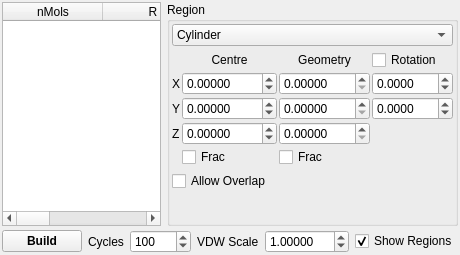
<ui version="4.0" >
 <class>DisorderDialog</class>
 <widget class="QDialog" name="DisorderDialog" >
  <property name="geometry" >
   <rect>
    <x>0</x>
    <y>0</y>
    <width>448</width>
    <height>255</height>
   </rect>
  </property>
  <property name="windowTitle" >
   <string>Disordered Builder</string>
  </property>
  <property name="windowIcon" >
   <iconset resource="icons.qrc" >
    <normaloff>:/stackicons/icons/stack_disorder.svg</normaloff>:/stackicons/icons/stack_disorder.svg</iconset>
  </property>
  <layout class="QVBoxLayout" >
   <property name="spacing" >
    <number>4</number>
   </property>
   <property name="margin" >
    <number>2</number>
   </property>
   <item>
    <layout class="QHBoxLayout" >
     <property name="spacing" >
      <number>6</number>
     </property>
     <property name="margin" >
      <number>0</number>
     </property>
     <item>
      <widget class="QTableWidget" name="ComponentTable" >
       <property name="editTriggers" >
        <set>QAbstractItemView::AnyKeyPressed|QAbstractItemView::DoubleClicked|QAbstractItemView::EditKeyPressed</set>
       </property>
       <property name="selectionMode" >
        <enum>QAbstractItemView::SingleSelection</enum>
       </property>
       <property name="selectionBehavior" >
        <enum>QAbstractItemView::SelectRows</enum>
       </property>
       <column>
        <property name="text" >
         <string>nMols</string>
        </property>
       </column>
       <column>
        <property name="text" >
         <string>R</string>
        </property>
       </column>
       <column>
        <property name="text" >
         <string>T</string>
        </property>
       </column>
       <column>
        <property name="text" >
         <string>Model</string>
        </property>
       </column>
      </widget>
     </item>
     <item>
      <widget class="QGroupBox" name="ComponentRegionGroup" >
       <property name="title" >
        <string>Region</string>
       </property>
       <layout class="QVBoxLayout" >
        <property name="spacing" >
         <number>4</number>
        </property>
        <property name="margin" >
         <number>2</number>
        </property>
        <item>
         <widget class="QComboBox" name="ComponentRegionCombo" >
          <property name="sizePolicy" >
           <sizepolicy vsizetype="Fixed" hsizetype="Expanding" >
            <horstretch>0</horstretch>
            <verstretch>0</verstretch>
           </sizepolicy>
          </property>
          <property name="currentIndex" >
           <number>3</number>
          </property>
          <item>
           <property name="text" >
            <string>Cell</string>
           </property>
          </item>
          <item>
           <property name="text" >
            <string>Cuboid</string>
           </property>
          </item>
          <item>
           <property name="text" >
            <string>Spheroid</string>
           </property>
          </item>
          <item>
           <property name="text" >
            <string>Cylinder</string>
           </property>
          </item>
         </widget>
        </item>
        <item>
         <layout class="QGridLayout" >
          <property name="margin" >
           <number>0</number>
          </property>
          <property name="spacing" >
           <number>2</number>
          </property>
          <item row="2" column="1" >
           <widget class="QDoubleSpinBox" name="CentreYSpin" >
            <property name="sizePolicy" >
             <sizepolicy vsizetype="Fixed" hsizetype="Expanding" >
              <horstretch>0</horstretch>
              <verstretch>0</verstretch>
             </sizepolicy>
            </property>
            <property name="decimals" >
             <number>5</number>
            </property>
            <property name="minimum" >
             <double>-1000.000000000000000</double>
            </property>
            <property name="maximum" >
             <double>1000.000000000000000</double>
            </property>
           </widget>
          </item>
          <item row="4" column="1" >
           <widget class="QCheckBox" name="CentreFracCheck" >
            <property name="text" >
             <string>Frac</string>
            </property>
           </widget>
          </item>
          <item row="1" column="1" >
           <widget class="QDoubleSpinBox" name="CentreXSpin" >
            <property name="sizePolicy" >
             <sizepolicy vsizetype="Fixed" hsizetype="Expanding" >
              <horstretch>0</horstretch>
              <verstretch>0</verstretch>
             </sizepolicy>
            </property>
            <property name="decimals" >
             <number>5</number>
            </property>
            <property name="minimum" >
             <double>-1000.000000000000000</double>
            </property>
            <property name="maximum" >
             <double>1000.000000000000000</double>
            </property>
           </widget>
          </item>
          <item row="2" column="0" >
           <widget class="QLabel" name="label_24" >
            <property name="sizePolicy" >
             <sizepolicy vsizetype="Preferred" hsizetype="Minimum" >
              <horstretch>0</horstretch>
              <verstretch>0</verstretch>
             </sizepolicy>
            </property>
            <property name="text" >
             <string>Y</string>
            </property>
           </widget>
          </item>
          <item row="3" column="1" >
           <widget class="QDoubleSpinBox" name="CentreZSpin" >
            <property name="sizePolicy" >
             <sizepolicy vsizetype="Fixed" hsizetype="Expanding" >
              <horstretch>0</horstretch>
              <verstretch>0</verstretch>
             </sizepolicy>
            </property>
            <property name="decimals" >
             <number>5</number>
            </property>
            <property name="minimum" >
             <double>-1000.000000000000000</double>
            </property>
            <property name="maximum" >
             <double>1000.000000000000000</double>
            </property>
           </widget>
          </item>
          <item row="1" column="2" >
           <widget class="QDoubleSpinBox" name="GeometryXSpin" >
            <property name="sizePolicy" >
             <sizepolicy vsizetype="Fixed" hsizetype="Expanding" >
              <horstretch>0</horstretch>
              <verstretch>0</verstretch>
             </sizepolicy>
            </property>
            <property name="decimals" >
             <number>5</number>
            </property>
            <property name="maximum" >
             <double>2000.000000000000000</double>
            </property>
           </widget>
          </item>
          <item row="3" column="2" >
           <widget class="QDoubleSpinBox" name="GeometryZSpin" >
            <property name="sizePolicy" >
             <sizepolicy vsizetype="Fixed" hsizetype="Expanding" >
              <horstretch>0</horstretch>
              <verstretch>0</verstretch>
             </sizepolicy>
            </property>
            <property name="decimals" >
             <number>5</number>
            </property>
            <property name="maximum" >
             <double>2000.000000000000000</double>
            </property>
           </widget>
          </item>
          <item row="0" column="2" >
           <widget class="QLabel" name="label344_2" >
            <property name="sizePolicy" >
             <sizepolicy vsizetype="Preferred" hsizetype="Minimum" >
              <horstretch>0</horstretch>
              <verstretch>0</verstretch>
             </sizepolicy>
            </property>
            <property name="text" >
             <string>Geometry</string>
            </property>
            <property name="alignment" >
             <set>Qt::AlignCenter</set>
            </property>
           </widget>
          </item>
          <item row="4" column="2" >
           <widget class="QCheckBox" name="GeometryFracCheck" >
            <property name="text" >
             <string>Frac</string>
            </property>
           </widget>
          </item>
          <item row="0" column="1" >
           <widget class="QLabel" name="label344" >
            <property name="sizePolicy" >
             <sizepolicy vsizetype="Preferred" hsizetype="Minimum" >
              <horstretch>0</horstretch>
              <verstretch>0</verstretch>
             </sizepolicy>
            </property>
            <property name="text" >
             <string>Centre</string>
            </property>
            <property name="alignment" >
             <set>Qt::AlignCenter</set>
            </property>
           </widget>
          </item>
          <item row="2" column="2" >
           <widget class="QDoubleSpinBox" name="GeometryYSpin" >
            <property name="sizePolicy" >
             <sizepolicy vsizetype="Fixed" hsizetype="Expanding" >
              <horstretch>0</horstretch>
              <verstretch>0</verstretch>
             </sizepolicy>
            </property>
            <property name="decimals" >
             <number>5</number>
            </property>
            <property name="maximum" >
             <double>2000.000000000000000</double>
            </property>
           </widget>
          </item>
          <item row="1" column="0" >
           <widget class="QLabel" name="label_23" >
            <property name="sizePolicy" >
             <sizepolicy vsizetype="Preferred" hsizetype="Minimum" >
              <horstretch>0</horstretch>
              <verstretch>0</verstretch>
             </sizepolicy>
            </property>
            <property name="text" >
             <string>X</string>
            </property>
           </widget>
          </item>
          <item row="3" column="0" >
           <widget class="QLabel" name="label_25" >
            <property name="sizePolicy" >
             <sizepolicy vsizetype="Preferred" hsizetype="Minimum" >
              <horstretch>0</horstretch>
              <verstretch>0</verstretch>
             </sizepolicy>
            </property>
            <property name="text" >
             <string>Z</string>
            </property>
            <property name="scaledContents" >
             <bool>false</bool>
            </property>
           </widget>
          </item>
          <item row="1" column="3" >
           <widget class="QDoubleSpinBox" name="RotationXSpin" >
            <property name="decimals" >
             <number>4</number>
            </property>
            <property name="minimum" >
             <double>-180.000000000000000</double>
            </property>
            <property name="maximum" >
             <double>180.000000000000000</double>
            </property>
           </widget>
          </item>
          <item row="2" column="3" >
           <widget class="QDoubleSpinBox" name="RotationYSpin" >
            <property name="decimals" >
             <number>4</number>
            </property>
            <property name="minimum" >
             <double>-180.000000000000000</double>
            </property>
            <property name="maximum" >
             <double>180.000000000000000</double>
            </property>
           </widget>
          </item>
          <item row="0" column="3" >
           <widget class="QCheckBox" name="RotationCheck" >
            <property name="text" >
             <string>Rotation</string>
            </property>
           </widget>
          </item>
         </layout>
        </item>
        <item>
         <widget class="QCheckBox" name="AllowOverlapCheck" >
          <property name="text" >
           <string>Allow Overlap</string>
          </property>
         </widget>
        </item>
        <item>
         <spacer>
          <property name="orientation" >
           <enum>Qt::Vertical</enum>
          </property>
          <property name="sizeHint" stdset="0" >
           <size>
            <width>20</width>
            <height>40</height>
           </size>
          </property>
         </spacer>
        </item>
       </layout>
      </widget>
     </item>
    </layout>
   </item>
   <item>
    <layout class="QHBoxLayout" >
     <property name="spacing" >
      <number>6</number>
     </property>
     <property name="margin" >
      <number>0</number>
     </property>
     <item>
      <widget class="QPushButton" name="DisorderStartButton" >
       <property name="sizePolicy" >
        <sizepolicy vsizetype="Fixed" hsizetype="Expanding" >
         <horstretch>0</horstretch>
         <verstretch>0</verstretch>
        </sizepolicy>
       </property>
       <property name="font" >
        <font>
         <weight>75</weight>
         <bold>true</bold>
        </font>
       </property>
       <property name="text" >
        <string>Build</string>
       </property>
       <property name="autoDefault" >
        <bool>false</bool>
       </property>
      </widget>
     </item>
     <item>
      <widget class="QLabel" name="label_27" >
       <property name="text" >
        <string>Cycles</string>
       </property>
      </widget>
     </item>
     <item>
      <widget class="QSpinBox" name="DisorderCyclesSpin" >
       <property name="sizePolicy" >
        <sizepolicy vsizetype="Fixed" hsizetype="Expanding" >
         <horstretch>0</horstretch>
         <verstretch>0</verstretch>
        </sizepolicy>
       </property>
       <property name="maximum" >
        <number>10000</number>
       </property>
       <property name="value" >
        <number>100</number>
       </property>
      </widget>
     </item>
     <item>
      <widget class="QLabel" name="label_30" >
       <property name="text" >
        <string>VDW Scale</string>
       </property>
      </widget>
     </item>
     <item>
      <widget class="QDoubleSpinBox" name="VDWScaleSpin" >
       <property name="sizePolicy" >
        <sizepolicy vsizetype="Fixed" hsizetype="Expanding" >
         <horstretch>0</horstretch>
         <verstretch>0</verstretch>
        </sizepolicy>
       </property>
       <property name="decimals" >
        <number>5</number>
       </property>
       <property name="maximum" >
        <double>100.000000000000000</double>
       </property>
       <property name="singleStep" >
        <double>0.010000000000000</double>
       </property>
       <property name="value" >
        <double>1.000000000000000</double>
       </property>
      </widget>
     </item>
     <item>
      <widget class="QCheckBox" name="ShowRegionsCheck" >
       <property name="text" >
        <string>Show Regions</string>
       </property>
       <property name="checked" >
        <bool>true</bool>
       </property>
      </widget>
     </item>
    </layout>
   </item>
  </layout>
 </widget>
 <tabstops>
  <tabstop>ComponentTable</tabstop>
  <tabstop>ComponentRegionCombo</tabstop>
  <tabstop>CentreXSpin</tabstop>
  <tabstop>CentreYSpin</tabstop>
  <tabstop>CentreZSpin</tabstop>
  <tabstop>GeometryXSpin</tabstop>
  <tabstop>GeometryYSpin</tabstop>
  <tabstop>GeometryZSpin</tabstop>
  <tabstop>CentreFracCheck</tabstop>
  <tabstop>GeometryFracCheck</tabstop>
  <tabstop>ShowRegionsCheck</tabstop>
  <tabstop>DisorderStartButton</tabstop>
  <tabstop>DisorderCyclesSpin</tabstop>
  <tabstop>VDWScaleSpin</tabstop>
 </tabstops>
 <resources>
  <include location="icons.qrc" />
 </resources>
 <connections/>
</ui>
